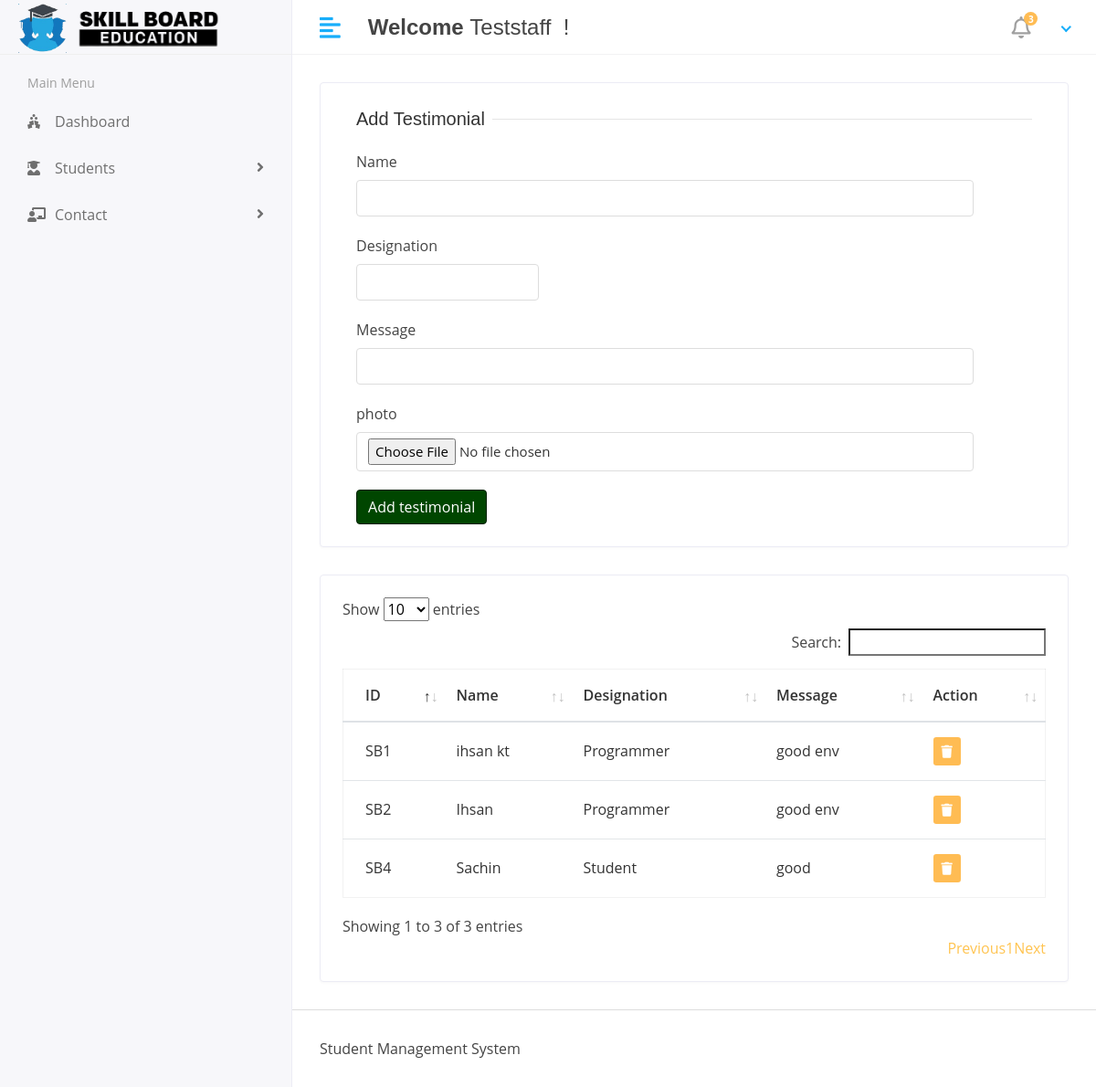
Screenshot of /admin1/testimonals/ (signed in) with the database file from the repository.
### userapp/models.py (models this page shows, shortened)
class Testimonal(models.Model):
    photo = models.ImageField(upload_to='testimonals')
    name = models.CharField(max_length=50)
    designation = models.CharField(max_length=50)
    message = models.TextField()

### adminapp/views.py (the view, shortened to what this page needs)
# urls.py: path('testimonals/',testimonals,name='test'),
@login_required
def testimonals(request):
    tests = Testimonal.objects.all()
    user_id = request.session['user_id']
    user = User.objects.get(id=user_id)
    context = {
        'tests':tests,
        'user':user
    }
    return render(request,'admin/testimonal/testimonal.html',context=context)

### templates/admin/testimonal/testimonal.html (shortened to what this page needs)
{% extends 'base.html' %}
{% block content %}
<div class="row">
   <div class="col-sm-12">
      <div class="card">
         <div class="card-body">
            <form action="{% url 'test' %}" method="post" enctype="multipart/form-data">
                  <div class="col-12">
                     <h5 class="form-title"><span>Add Testimonial</span></h5>
                  </div>
                  <div class="col-sm-11">
                     <div class="form-group">
                        <label>Name</label>
                        <input type="text" class="form-control" name="name">
                     </div>
                  </div>
                  <div class="col-sm-11">
                    <div class="form-group">
                       <label>Designation</label>
                       <input type="text" style="width:200px;" class="form-control" name="designation">
                    </div>
                 </div>
                 <div class="col-sm-11">
                   <div class="form-group">
                      <label>Message</label>
                      <input type="text" class="form-control" name="message">
                   </div>
                </div>
                 <div class="col-sm-11">
                    <div class="form-group">
                       <label>photo</label>
                       <input type="file" class="form-control" name="photo">
                    </div>
                 </div>
                <div class="col-12">
                     <button type="submit" class="btn btn-primary">Add testimonial</button>
                  </div>
            </form>
         </div>
      </div>
   </div>
</div>
 <div class="row">
    <div class="col-sm-12">
       <div class="card card-table">
          <div class="card-body">
             <div class="table-responsive">
                <table class="table table-hover table-center mb-0 datatable" id="table_id">
                   <thead>
                      <tr>
                         <th>ID</th>
                         <th>Name</th>
                         <th>Designation</th>
                         <th>Message</th>
                         <th>Action</th>
                      </tr>
                   </thead>
                   <tbody>
                     {% for i in tests %}
                      <tr>
                         <td>SB{{i.id}}</td>
                         <td>{{i.name}}</td>
                         <td>{{i.designation}}</td>
                         <td>{{i.message }}</td>
                         <td>
                            <div class="actions">
                            <a href="{% url 'delete_testimonial' i.id %}" class="btn btn-sm bg-danger-light" onclick="return confirm('Are you sure you want to delete this item?');">
                            <i class="fas fa-trash"></i>
                            </a>
                         </div>
                        </td>
                      </tr>
                      {% endfor %}
                   </tbody>
                </table>
             </div>
          </div>
       </div>
    </div>
 </div>
</div>
{% endblock %}

### templates/includes/header.html (shortened to what this page needs)
{% load static %}
<div class="header">
    <div class="header-left">
       <a href="index.html" class="logo">
         <img src="{% static 'assets/img/LOGO-head.png' %}" alt="" style="max-height: 60px;width: 53px;" >
         <img src="{% static 'assets/img/LOGO-foot.png' %}" alt="" >
       </a>
    </div>
    <a href="javascript:void(0);" id="toggle_btn">
    <i class="fas fa-align-left"></i>
    </a>
    <div class="top-nav-search mt-3">
      <h4><strong>Welcome</strong>&nbsp<span>{% if user %}{{user.username}}{%endif%}</span>&nbsp !</h4>
   </div>
    <ul class="nav user-menu">
       <li class="nav-item dropdown noti-dropdown">
          <a href="#" class="dropdown-toggle nav-link" data-toggle="dropdown">
          <i class="far fa-bell"></i> <span class="badge badge-pill">3</span>
          </a>
       </li>
       <li class="nav-item dropdown has-arrow">
          <a href="#" class="dropdown-toggle nav-link" data-toggle="dropdown">
          </a>
       </li>
    </ul>
 </div>

### rows the page displays
Testimonal: id "1", name "ihsan kt", designation "Programmer", message "good env"
Testimonal: id "2", name "Ihsan", designation "Programmer", message "good env"
Testimonal: id "4", name "Sachin", designation "Student", message "good"

### other values shown
{{ user.username }} "Teststaff"
